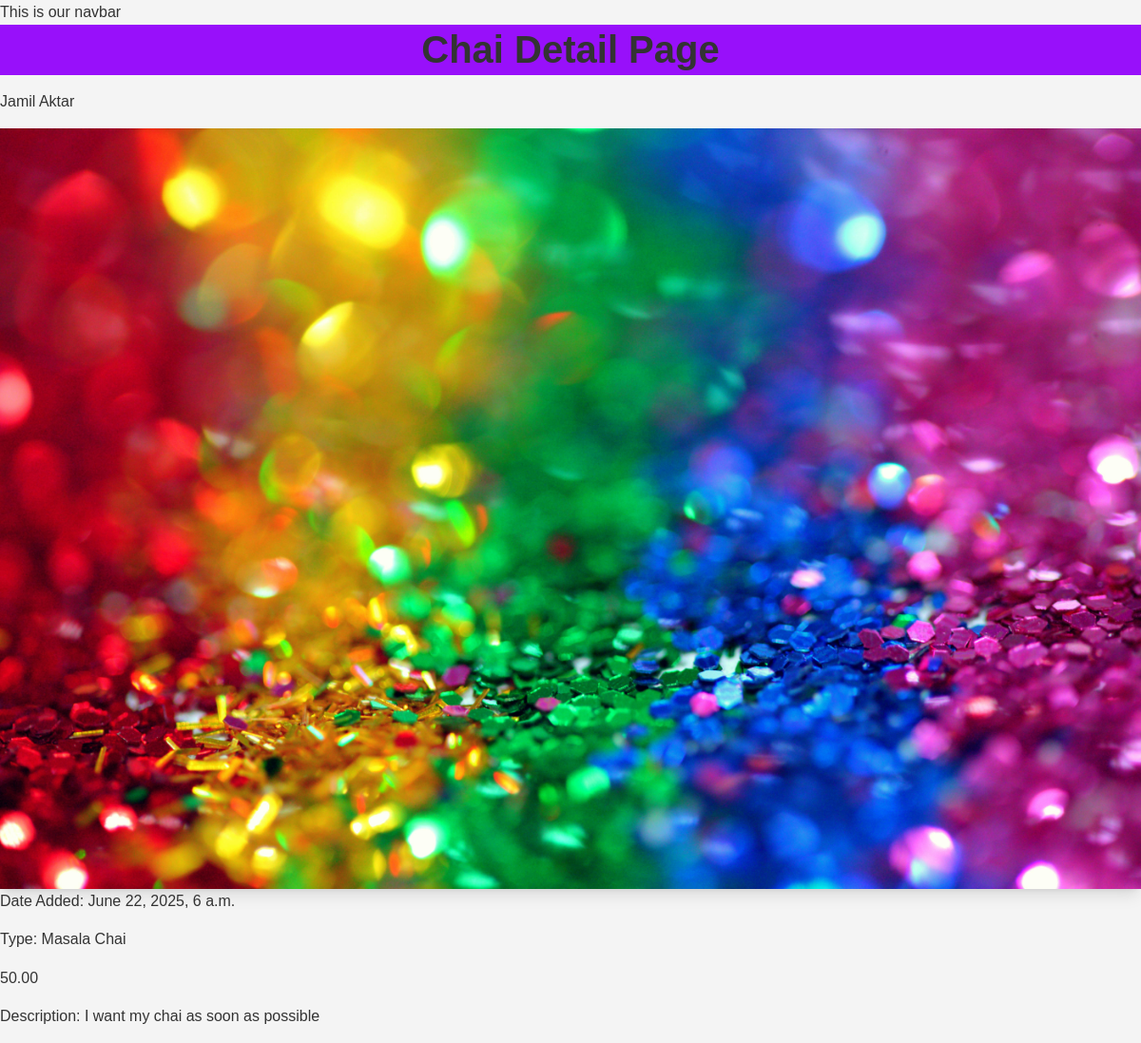
Page /chai_app/1/ on the committed database.
### chai_app/models.py (models this page shows, shortened)
class ChaiVarity(models.Model):
     CHAI_TYPES_CHOICE = [
         ('Masala', 'Masala Chai'),
         ('Ginger', 'Ginger Chai'),
         ('Cardamom', 'Cardamom Chai'),
         ('Lemon', 'Lemon Chai'),
         ('Plain', 'Plain Chai'),
     ]
     name = models.CharField(max_length=100)
     image = models.ImageField(upload_to='chais/')
     date_added = models.DateTimeField(default=timezone.now)
     type = models.CharField(max_length=20, choices=CHAI_TYPES_CHOICE, default='Plain')
     description = models.TextField(default="", blank=True)
     price = models.DecimalField(max_digits=6, decimal_places=2, default=10.00)

### chai_app/views.py (the view)
# urls.py: path('<int:chai_id>/', views.chai_detail, name='chai_detail'),
def chai_detail(request, chai_id):
    chai = get_object_or_404(ChaiVarity, pk=chai_id)
    return render(request, 'chai_app/chai_detail.html', {'chai': chai})

### chai_app/templates/chai_app/chai_detail.html (shortened to what this page needs)
{% extends "layout.html" %}
{% block content %}
<h1 class="bg-purple-600 text-2xl font-bold mb-4" >Chai Detail Page</h1>
<h3>{{ chai.name }}</h3>
<img class='bg-amber-400 shadow-lg' src="{{ chai.image.url }}" alt="{{ chai.name }}">
<p>Date Added: {{ chai.date_added }}</p>
<p>Type: {{ chai.get_type_display }}</p>
<h2>{{ chai.price }}</h2>
<p>Description: {{ chai.description }}</p>
{% endblock %}

### static/style.css (style rules this page uses)
body { background-color: #08153d; color: #ffffff; }
h1 { text-align: center; font-size: 2.5em; color: #ffffff; }
* { margin: 0; padding: 0; box-sizing: border-box; }
body { font-family: 'Arial', sans-serif; line-height: 1.6; color: #333; background-color: #f4f4f4; }
h1, h2, h3, h4 { color: #333; margin-bottom: 15px; }
p { margin-bottom: 15px; }

### rows in the picture
ChaiVarity: name "Jamil Aktar", image (picture), date_added "June 22, 2025, 6 a.m.", type "Masala Chai", price "50.00", description "I want my chai as soon as possible"
